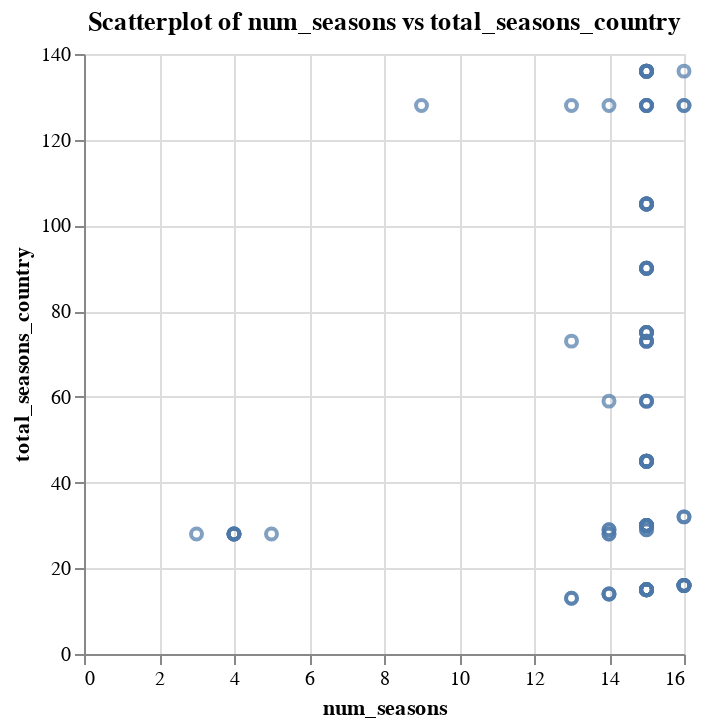

Notebook source saved alongside this figure:
### Code cell
scatter  # shows scatterplot
